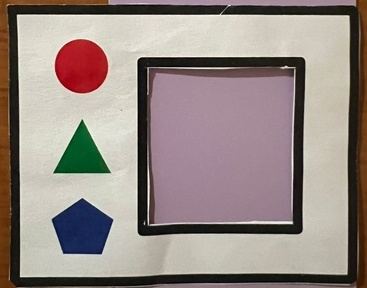
#> input picture correction/different_methods/0_input/1001-4A_1.jpg_crop_0.jpg, 367 x 288 px; its folder holds only this picture in this run
$ python 4_tradition.py
#> lines starting #> are read from the running program, lines starting #| are printed output that depends on the picture; after the words box and inside, x2 and y2 are one past the last pixel; in counts of white or black regions, pixels touching at a corner belong together
#> further down, image is the input picture: shape (288, 367, 3); mean B, G, R 133.6, 138.9, 151.1
import os
import cv2
import numpy as np

# 输入和输出路径
input_folder = "0_input"  # 颜色卡的裁剪图片
output_folder = "4_tradition"  # 处理后的颜色卡

# 确保输出文件夹存在
os.makedirs(output_folder, exist_ok=True)

def detect_card(image):
    """ 使用边缘检测 + 霍夫变换 + 轮廓检测 找到颜色卡 """

    # 转换为灰度图
    gray = cv2.cvtColor(image, cv2.COLOR_BGR2GRAY)
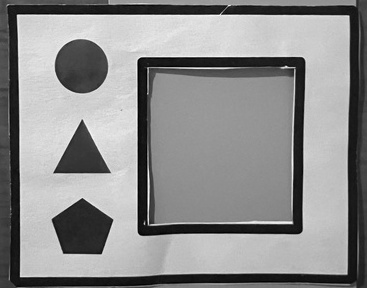
#> gray: shape (288, 367); min 0, max 253, mean 142

    # **步骤 1：使用 Canny 进行边缘检测**
    edges = cv2.Canny(gray, 50, 150)
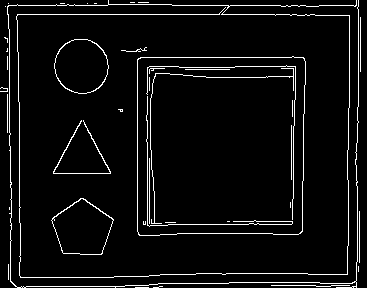
#> edges: shape (288, 367); 5.2% white in thin lines or dots

    # **步骤 2：使用霍夫变换找直线边界**
    lines = cv2.HoughLinesP(edges, 1, np.pi / 180, 100, minLineLength=50, maxLineGap=5)
#> lines = 20 rows, first 6: [17, 14, 296, 14], [8, 5, 107, 5], [140, 57, 303, 57], [137, 231, 137, 59], [240, 282, 296, 282], [60, 277, 148, 276]

    if lines is None:
        return None  # 如果没有检测到直线，则放弃处理

    # **步骤 3：找到所有轮廓**
    contours, _ = cv2.findContours(edges, cv2.RETR_EXTERNAL, cv2.CHAIN_APPROX_SIMPLE)
#> contours = 27 contours, 22 with area under 20; largest, box (x1, y1, x2, y2) and area: (137, 56, 306, 236) 29324, (51, 198, 114, 255) 2422, (54, 39, 109, 94) 2295, (53, 120, 111, 174) 54, (7, 0, 359, 288) 28

    # **步骤 4：遍历轮廓，找到近似矩形**
    best_rect = None
    max_area = 0

    for contour in contours:
        epsilon = 0.02 * cv2.arcLength(contour, True)
        approx = cv2.approxPolyDP(contour, epsilon, True)

        if len(approx) == 4:  # 只考虑四边形
            area = cv2.contourArea(approx)
            if area > max_area:  # 找到最大面积的矩形
                best_rect = approx
                max_area = area
#> this loop made 27 passes
#> (epsilon, area, best_rect, max_area) on pass 13: (13.72, 28789, [[303, 57], [137, 59], [139, 235], [302, 231]], 28789)
#> (epsilon, approx) on passes 1, 3, 4, 5, 6, 7: (0.52, [[135, 287], [148, 287]]), (3.15, [[271, 285], [349, 285]]), (0.2, [[358, 266], [358, 271]]), (0.6, [[8, 264], [8, 279]]), (2.04, [[359, 211], [359, 262]]), (0.08, [[9, 207], [9, 209]])
#> after the loop, max_area = 28789

    return best_rect

# 遍历所有图片
for filename in os.listdir(input_folder):
    if filename.endswith((".jpg", ".png", ".jpeg")):
        image_path = os.path.join(input_folder, filename)
        image = cv2.imread(image_path)

        # ❶ **检测颜色卡的矩形边界**
        card_rect = detect_card(image)
#> card_rect = [[303, 57], [137, 59], [139, 235], [302, 231]]

        if card_rect is None:
            print(f"⚠️ {filename} CANNOT RECOGNIZE")
            continue

        # ❷ **生成白色掩码（仅保留颜色卡内部区域）**
        mask = np.ones_like(image, dtype=np.uint8) * 255  # 生成全白背景
        cv2.fillPoly(mask, [card_rect], (0, 0, 0))  # 只保留矩形区域
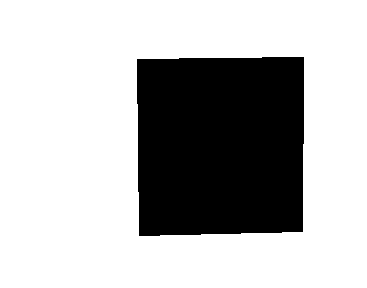
#> mask: shape (288, 367, 3); 72.4% white; 1 black region, box (x1, y1, x2, y2) and area: (137, 57, 304, 236) 29130

        # **应用掩码**
        result = cv2.bitwise_or(image, mask)
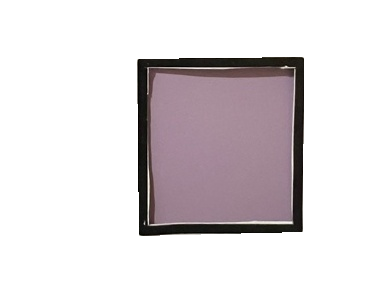
#> result: shape (288, 367, 3); mean B, G, R 217.6, 215.1, 220.8

        # ❸ **保存最终图片**
        output_path = os.path.join(output_folder, filename)
        cv2.imwrite(output_path, result)

print("✅ 颜色卡检测完成，结果已保存到:", output_folder)

$ run again, on correction/different_methods/0_input/1008-6a_1.jpg_crop_0.jpg
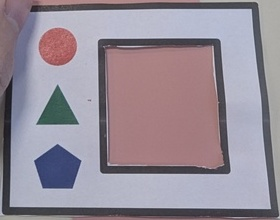
#> input picture correction/different_methods/0_input/1008-6a_1.jpg_crop_0.jpg, 280 x 220 px
#> image is the input picture: shape (220, 280, 3); mean B, G, R 151.3, 140, 149.8
#> in detect_card, `edges = cv2.Canny(gray, 50, 150)`:
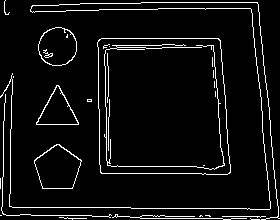
#> edges: shape (220, 280); 6% white in thin lines or dots
#> lines = [[131, 208, 249, 208], [171, 2, 227, 2], [101, 38, 218, 38], [12, 207, 130, 207], [187, 8, 243, 8], [101, 173, 205, 173], [266, 83, 277, 205], [140, 218, 193, 218], [10, 186, 11, 95]]
#> contours = 17 contours, 13 with area under 20; largest, box (x1, y1, x2, y2) and area: (97, 38, 231, 175) 17088, (34, 144, 82, 189) 1486, (38, 27, 77, 66) 1156, (36, 85, 79, 125) 888
#> the loop in detect_card, `for contour in contours:` made 17 passes
#> (epsilon, area, best_rect, max_area) on passes 11, 14: (9.43, 52.5, [[5, 94], [2, 213], [110, 217], [2, 212]], 52.5), (10.52, 16620, [[99, 39], [100, 172], [229, 173], [220, 40]], 16620)
#> after the loop in detect_card, `for contour in contours:`: max_area = 16620
#> card_rect = [[99, 39], [100, 172], [229, 173], [220, 40]]
#> mask: shape (220, 280, 3); 72.6% white; 1 black region, box (x1, y1, x2, y2) and area: (99, 39, 230, 174) 16879
#> `result = cv2.bitwise_or(image, mask)`:
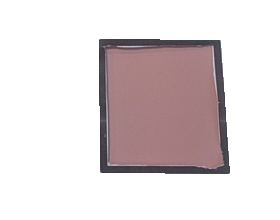
#> result: shape (220, 280, 3); mean B, G, R 217.7, 216.5, 225

$ run again, on correction/different_methods/0_input/2002-6B_8.jpg_crop_0.jpg
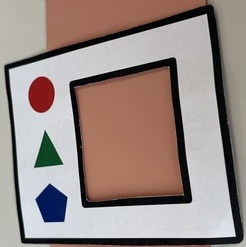
#> input picture correction/different_methods/0_input/2002-6B_8.jpg_crop_0.jpg, 246 x 247 px
#> image is the input picture: shape (247, 246, 3); mean B, G, R 133.1, 137.9, 152.6
#> in detect_card, `edges = cv2.Canny(gray, 50, 150)`:
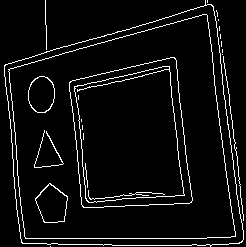
#> edges: shape (247, 246); 5.7% white in thin lines or dots
#> lines = [[20, 238, 206, 238], [213, 6, 239, 213], [213, 69, 227, 184], [4, 70, 170, 23], [160, 245, 211, 245], [225, 69, 234, 141], [5, 64, 180, 13]]
#> contours = 12 contours, 11 with area under 20; largest, box (x1, y1, x2, y2) and area: (4, 0, 244, 247) 46134
#> the loop in detect_card, `for contour in contours:` made 12 passes
#> (epsilon, area, best_rect, max_area) on pass 11: (18.09, 45073, [[211, 4], [4, 65], [22, 243], [242, 241]], 45073)
#> after the loop in detect_card, `for contour in contours:`: max_area = 45073
#> card_rect = [[211, 4], [4, 65], [22, 243], [242, 241]]
#> mask: shape (247, 246, 3); 25.1% white; 1 white region, box (x1, y1, x2, y2) and area: (0, 0, 246, 247) 15266
#> `result = cv2.bitwise_or(image, mask)`:
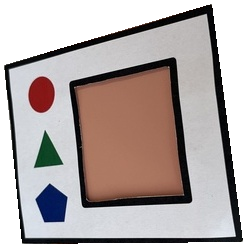
#> result: shape (247, 246, 3); mean B, G, R 166, 167.9, 178.1

$ run again, on correction/different_methods/0_input/1001-4B-4.jpg_crop_0.jpg
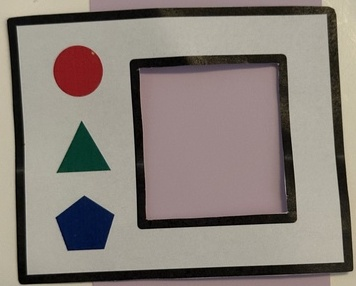
#> input picture correction/different_methods/0_input/1001-4B-4.jpg_crop_0.jpg, 356 x 286 px
#> image is the input picture: shape (286, 356, 3); mean B, G, R 120.7, 127.8, 136.4
#> in detect_card, `edges = cv2.Canny(gray, 50, 150)`:
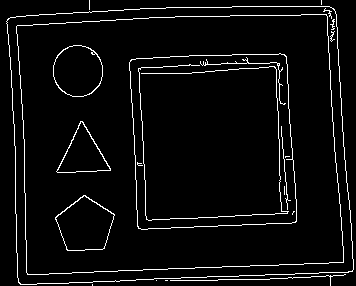
#> edges: shape (286, 356); 4.7% white in thin lines or dots
#> lines = 14 rows, first 6: [94, 271, 194, 268], [136, 279, 352, 271], [337, 38, 341, 109], [33, 24, 132, 19], [278, 6, 329, 6], [73, 12, 139, 9]
#> contours = 7 contours, 6 with area under 20; largest, box (x1, y1, x2, y2) and area: (6, 6, 354, 285) 88888
#> the loop in detect_card, `for contour in contours:` made 7 passes
#> (epsilon, area, best_rect, max_area) on passes 4 to 5: (7.52, 122.5, [[345, 274], [170, 280], [328, 275], [330, 285]], 122.5), (24.3, 86930, [[334, 9], [8, 18], [18, 282], [352, 271]], 86930)
#> after the loop in detect_card, `for contour in contours:`: max_area = 86930
#> card_rect = [[334, 9], [8, 18], [18, 282], [352, 271]]
#> mask: shape (286, 356, 3); 14% white; 1 white region, box (x1, y1, x2, y2) and area: (0, 0, 356, 286) 14291
#> `result = cv2.bitwise_or(image, mask)`:
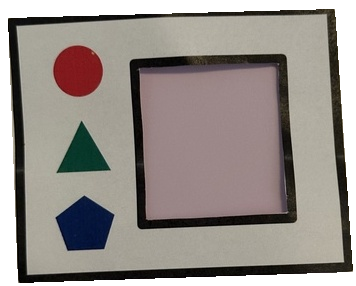
#> result: shape (286, 356, 3); mean B, G, R 137.9, 143, 150.2
